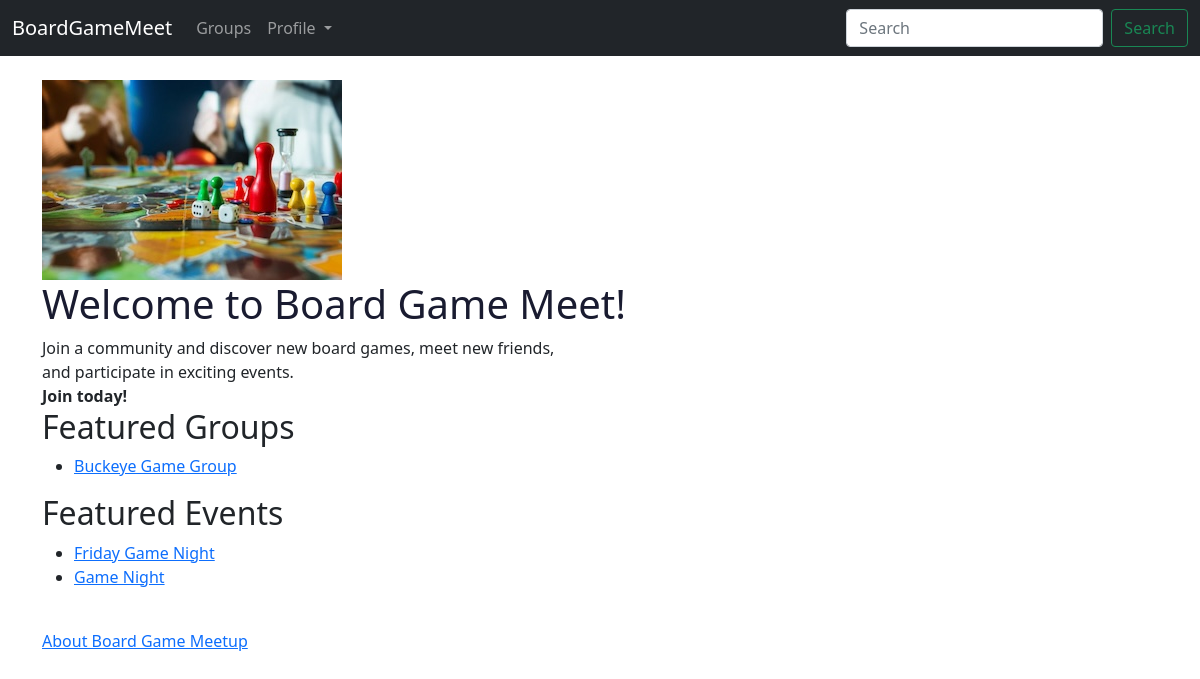
The page / on the database its author committed.
### boardgame/models.py (models this page shows, shortened)
class Group(models.Model):
    name = models.CharField(max_length=100)
    description = models.TextField()
    location = models.CharField(max_length=255)
    members = models.ManyToManyField(User, through='GroupMembers')
    slug = models.SlugField(unique=True)

class Event(models.Model):
    group = models.ForeignKey(Group, on_delete=models.CASCADE)
    title = models.CharField(max_length=100)
    description = models.TextField()
    date_time = models.DateTimeField()
    location = models.ForeignKey('EventLocation', on_delete=models.CASCADE)
    attendees = models.ManyToManyField(User, through='EventAttendance')
    nominations = models.ManyToManyField(Game, through='GameNomination')

### boardgame/views.py (the view)
# urls.py: path("",views.home, name="home"),
def home(request):
    group_list = Group.objects.all().order_by('name')
    event_list = Event.objects.all().order_by('title')
    context_dict = {
        'boldmessage': 'Join today!',
        'groups': group_list,
        'events': event_list
    }
    return render(request, 'boardgame/home.html', context=context_dict)

### boardgame/templates/boardgame/home.html (shortened to what this page needs)
{% extends 'boardgame/base.html' %}
{% load static %}
{% block content %}
    <head>
        <link rel="stylesheet" type ="text/css" href="{% static 'boardgame/style.css' %}">
        <img src="{% static 'boardgame/images/boardgamehome.jpeg' %}" alt="Board Game Home" />
    </head>
    <body>
        <h1 class = "test" >Welcome to Board Game Meet!</h1>
        <div>
            Join a community and discover new board games, meet new friends, <br>
            and participate in exciting events. <br />
            <strong>{{ boldmessage }}</strong><br /> </div>
        <div>
        <div>
            <h2>Featured Groups</h2>
            {% if groups %}
                <ul>
                    {% for group in groups %}
                        <li>
                            <a href="{% url 'group_profile' group.slug %}">{{ group.name }}</a>
                        </li>
                    {% endfor %}
                </ul>
            {% else %}
                <strong>There are no groups present.</strong>
            {% endif %}
        </div>
        <div>
            <h2>Featured Events</h2>
            {% if events %}
                <ul>
                    {% for event in events %}
                    <li>
                        <a href="{% url 'event_details' event.id %}">{{ event.title }}</a>
                    </li>
                    {% endfor %}
                </ul>
            {% else %}
                <strong>There are no events present.</strong>
            {% endif %}
        </div>
        <br>
        <div>
            <a href="/boardgame/about/">About Board Game Meetup</a><br />
        </div>
     </body>
{% endblock %}

### boardgame/static/boardgame/style.css (style rules this page uses)
.test { color: rgb(25, 27, 48); }

### rows shown on the page
Group: name "Buckeye Game Group"
Event: title "Friday Game Night"
Event: title "Game Night"

### other values the page prints
{{ boldmessage }} "Join today!"
